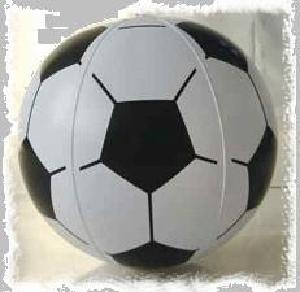
#> input picture Objects_Dataset_Images/train/Soccer_Ball/image_0011.jpg, 300 x 292 px; its folder holds only this picture in this run
$ jupyter execute --allow-errors Bag_of_visual_words.ipynb   (shell and % lines are left out)
#> lines starting #> are read from the running program, lines starting #| are printed output that depends on the picture
<a href="https://colab.research.google.com/github/bk-12346/CV/blob/main/Bag_of_visual_words.ipynb" target="_parent"></a>

[cell 1]
#accessing the datset through Google Drive

[cell 2]
import numpy as np
import cv2
import os
from scipy import ndimage
from scipy.spatial import distance
from sklearn.cluster import KMeans
import math
from tqdm import tqdm
import pickle

# takes all images and convert them to grayscale. It also returns a dictionary that holds all images according to category.
def load_images_from_folder(folder):
#> called with folder = 'Objects_Dataset_Images/train'
    images = {}
    for filename in os.listdir(folder):
        category = []
        path = folder + "/" + filename
        for accordian in os.listdir(path):
            img = cv2.imread(path + "/" + accordian,0)
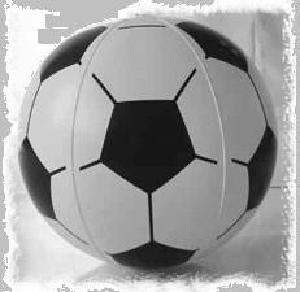
#> img: shape (292, 300); min 0, max 255, mean 160.2
            #img = cv2.cvtColor(img, cv2.COLOR_BGR2GRAY)
            if img is not None:
                category.append(img)
        images[filename] = category
#> pass 2 of the loop in load_images_from_folder, `for filename in os.listdir(folder):`:
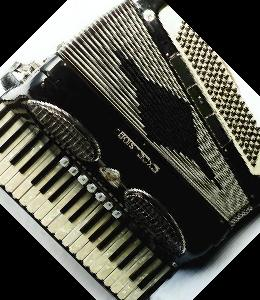
#> input picture Objects_Dataset_Images/train/accordion/image_0001.jpg, 260 x 300 px
#> in load_images_from_folder, `img = cv2.imread(path + "/" + accordian,0)`:
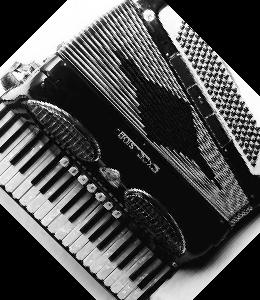
#> img: shape (300, 260); min 0, max 255, mean 77.7
    return images

images = load_images_from_folder('Objects_Dataset_Images/train')  # take all images category by category
#> images = 2 items
#> (the rest of this cell did not finish here and is left out)


[cell 3]
#SIFT
def sift_features(images):
    sift_vectors = {}
    descriptor_list = []
    sift = cv2.xfeatures2d.SIFT_create()
    for key,value in images.items():
        features = []
        for img in value:
            kp, des = sift.detectAndCompute(img,None)

            descriptor_list.extend(des)
            features.append(des)
        sift_vectors[key] = features
#> this loop made 2 passes
#> key on passes 1 to 2: 'Soccer_Ball', 'accordion'
#> after the loop, descriptor_list = 1320 items; sift_vectors = 2 items
    return [descriptor_list, sift_vectors]

sifts = sift_features(images)
#> sifts = 2 items
# Takes the descriptor list which is unordered one
descriptor_list = sifts[0]
#> descriptor_list = 1320 items
# Takes the sift features that is seperated class by class for train data
all_bovw_feature = sifts[1]
#> all_bovw_feature = 2 items
# Takes the sift features that is seperated class by class for test data
#> (the rest of this cell did not finish here and is left out)

[cell 4]
def kmeans(k, descriptor_list):
    kmeans = KMeans(n_clusters = k, n_init=10)
    kmeans.fit(descriptor_list)
    visual_words = kmeans.cluster_centers_
    return visual_words

# Takes the central points which is visual words
visual_words = kmeans(150, descriptor_list)
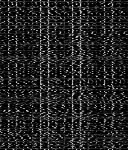
#> visual_words: shape (150, 128) float64; min -7.11e-15, max 183.1, mean 26.6; drawn with min black and max white
